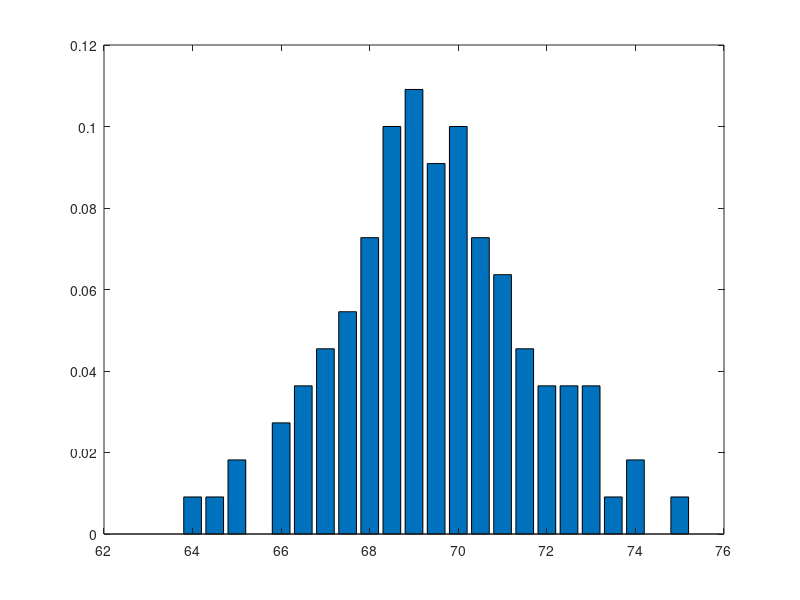

Source code (MATLAB):
clear
%1
y_abs = [1 1 2 0 3 4 5 6 8 11 12 10 11 8 7 5 4 4 4 1 2 0 1];
y_scaled = y_abs/sum(y_abs);
binwidth = 0.5;
bins = 64:binwidth:75;
bar(bins, y_scaled)
%2
y_raw = [];
for i = 1:length(y_abs) 
if y_abs(i)>0 
new = bins(i)*ones(1,y_abs(i)); 
else
new = []; 
end 
y_raw = [y_raw,new]; %add new elements into the formal array
end
mu = mean(y_raw)
sigma = std(y_raw)

prob = cumsum(y_scaled)*binwidth;
prob69 = prob(11)

% estimate with erf
prob69_II = (1+erf((69 - mu)/(sigma*sqrt(2))))/2
 
% d
prob68_72 = prob(17)-prob(9)
% estimate with erf
prob68_72_II = (erf((72 - mu)/(sigma*sqrt(2))) - erf((68 - mu)/(sigma*sqrt(2))))/2 

